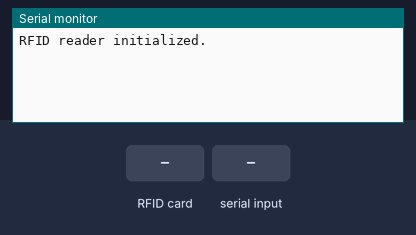
The sketch below on a simulated Arduino Uno, built for the host (arithmetic inside an expression is 32-bit, double 64-bit). On the bench: the last lines printed to the serial monitor. Inputs (shaded band) come from the test bench.

Above: at 1.2 s.
1.3 s: RFID card 5E 7A 19 C4 held to the reader
At 2.5 s:
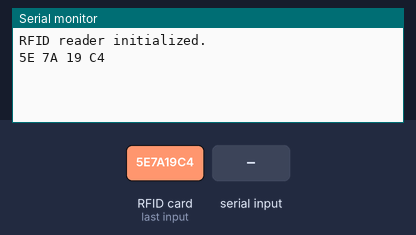
2.8 s: "1\n" received over Serial
At 3.5 s:
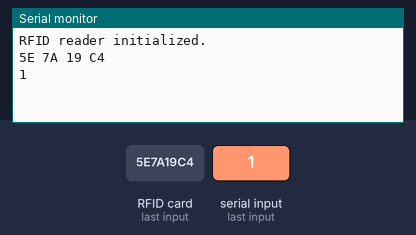

The sketch:

datatext.ino
```cpp
#include <SPI.h>
#include <MFRC522.h>

#define RST_PIN PB0
#define SS_PIN PA4  //SDA

MFRC522 rfid(SS_PIN, RST_PIN);

void setup()
{
  Serial.begin(115200);
  SPI.begin();
  rfid.PCD_Init();
  Serial.println("RFID reader initialized.");
}

void loop() {
  // Check if a new RFID card is present
  if (!rfid.PICC_IsNewCardPresent())
  {
    return;
  }

  // Check if we can read the RFID card serial number
  if (!rfid.PICC_ReadCardSerial())
  {
    return;
  }

  // Send the UID to the computer via serial
  Serial.print(rfid.uid.uidByte[0], HEX);
  Serial.print(" ");
  Serial.print(rfid.uid.uidByte[1], HEX);
  Serial.print(" ");
  Serial.print(rfid.uid.uidByte[2], HEX);
  Serial.print(" ");
  Serial.println(rfid.uid.uidByte[3], HEX);

  // Wait for the response from the computer (Python script)
  while (Serial.available() == 0) {
    // Wait for incoming serial data
  }

  // Read and print the response from the Python script
  String productInfo = Serial.readStringUntil('\n');
  Serial.println(productInfo);

  // Halt the card so it can be read again later
  rfid.PICC_HaltA();
}
```

Measured:
- after the input at 1.3 s, the serial monitor: prints a new line at once (image 1)
- after the input at 2.8 s, the serial monitor: prints a new line at once (image 2)
